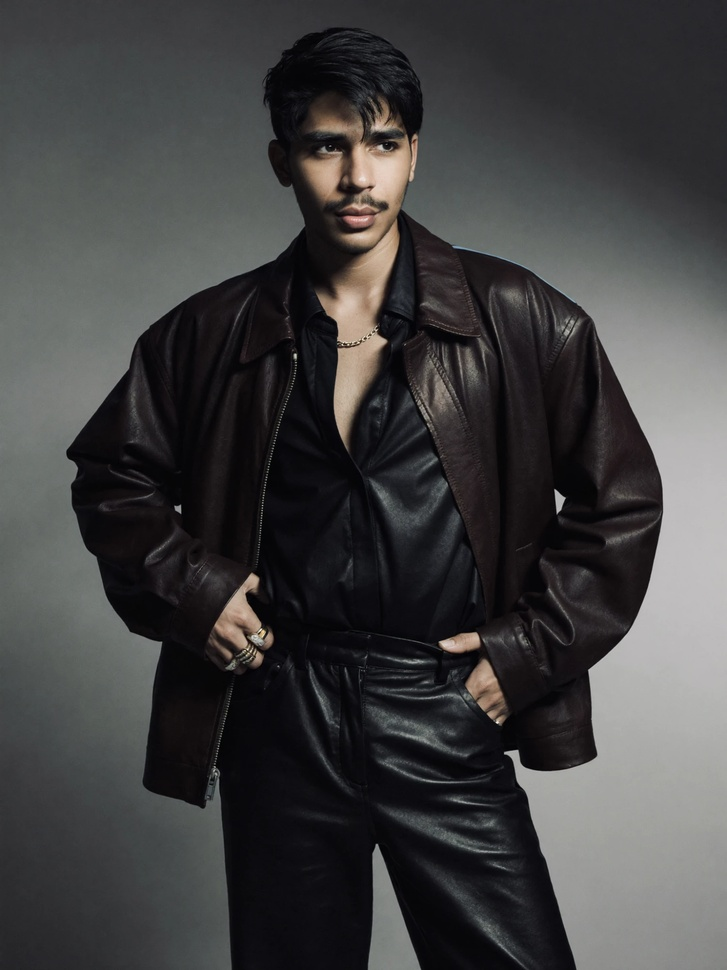
#> input picture source-photo.jpg, 727 x 970 px, shrunk from 1500 x 2000 before the run
$ python -i prep_photo.py   (imports and definitions only)
#> lines starting #> are read from the running program, lines starting #| are printed output that depends on the picture
#> further down, picture is the input picture: PIL image 727x970 RGB; mean R, G, B 65.2, 64.7, 65.1
#!/usr/bin/env python3
"""Local-only: remove background, boost contrast, composite onto white.

Run this once whenever you change source-photo.jpg. The daily CI workflow
never touches this script — only requests/beautifulsoup4 run there.
"""
import io
import sys
from pathlib import Path

import cv2
import numpy as np
from PIL import Image

ROOT = Path(__file__).resolve().parent.parent
SRC = ROOT / "source-photo.jpg"
OUT = ROOT / "prepped-photo.png"


def remove_background(im: Image.Image) -> Image.Image:
    from rembg import remove

    buf = io.BytesIO()
    im.save(buf, format="PNG")
    cut = remove(buf.getvalue())
    return Image.open(io.BytesIO(cut)).convert("RGBA")


def boost_contrast(im: Image.Image) -> Image.Image:
    arr = np.array(im.convert("RGB"))
    lab = cv2.cvtColor(arr, cv2.COLOR_RGB2LAB)
#> lab: shape (970, 727, 3); mean of channels 0, 1, 2 67.5, 128.3, 127.8
    l, a, b = cv2.split(lab)
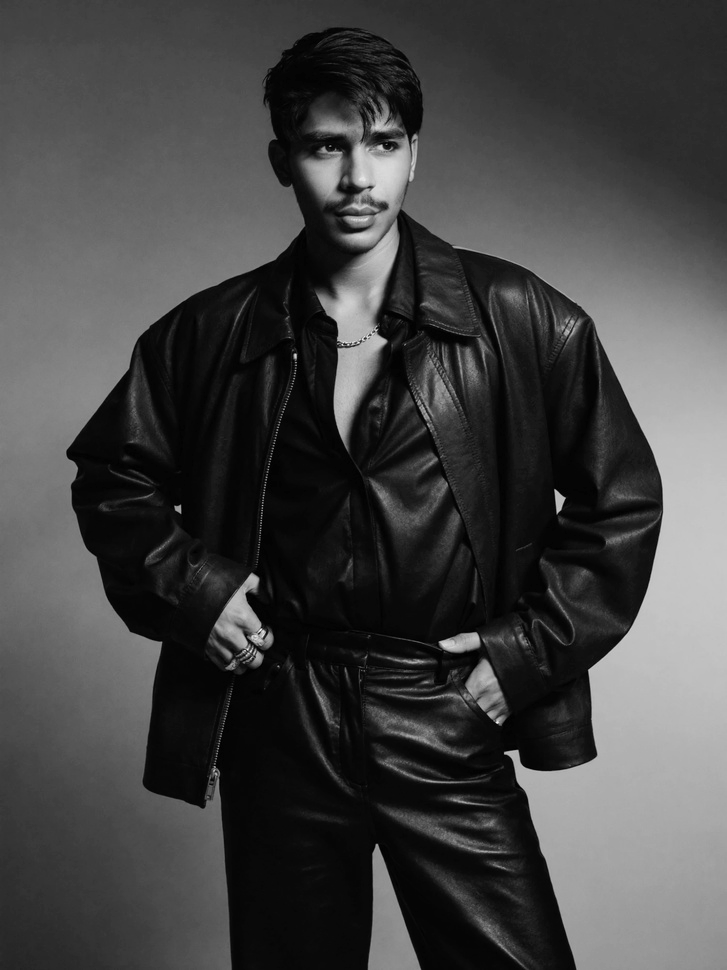
#> l: shape (970, 727); min 0, max 243, mean 67.5
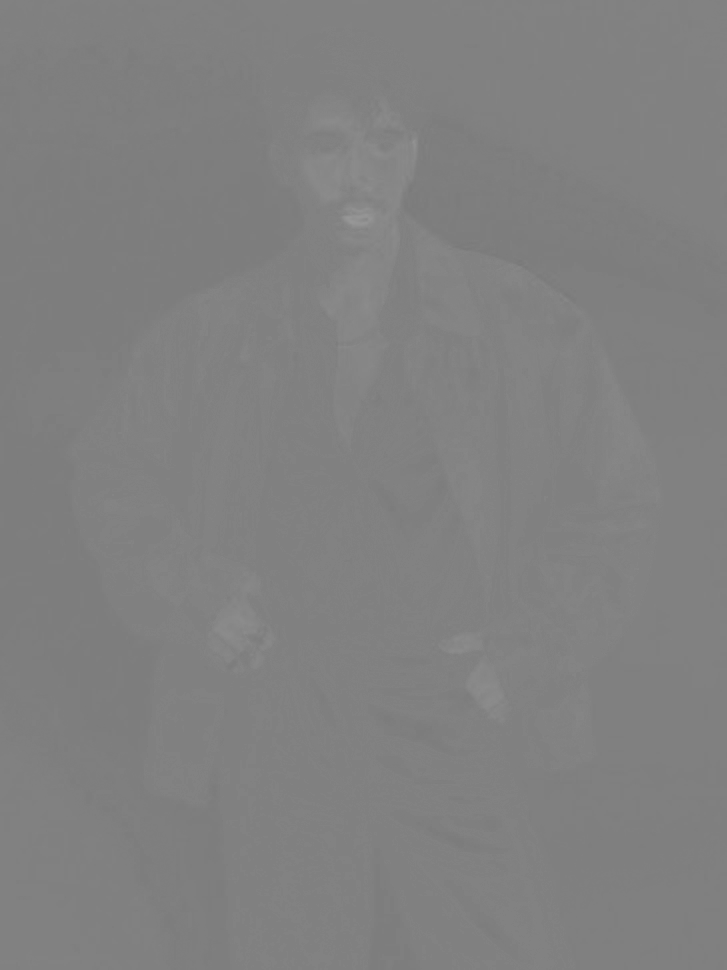
#> a: shape (970, 727); min 121, max 151, mean 128.3
    clahe = cv2.createCLAHE(clipLimit=2.5, tileGridSize=(8, 8))
    l = clahe.apply(l)
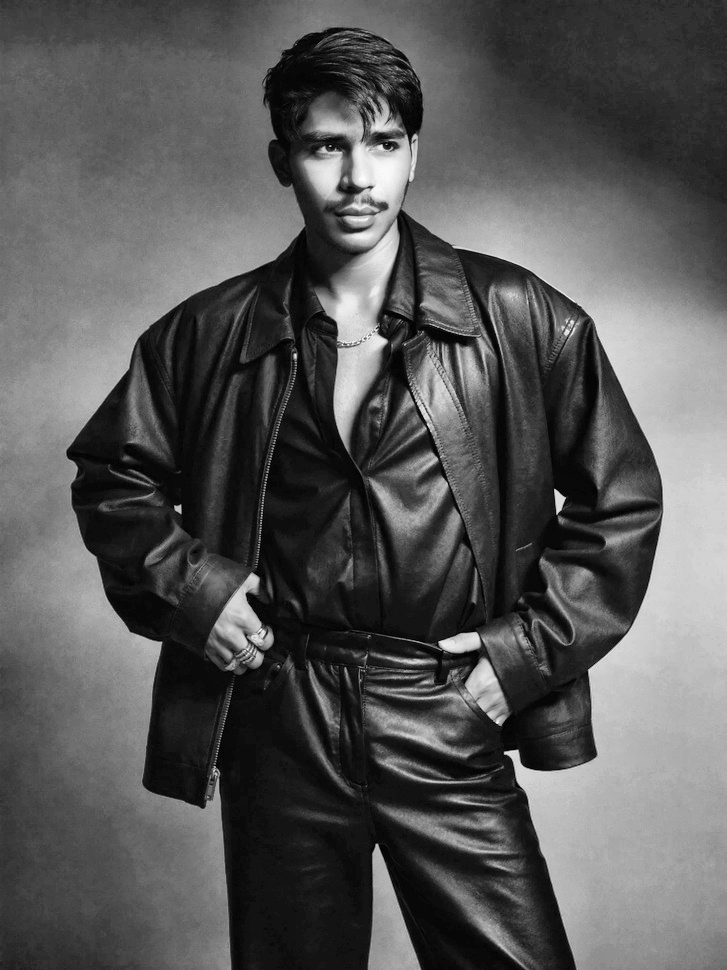
#> l: shape (970, 727); min 0, max 252, mean 87.1
    lab = cv2.merge((l, a, b))
#> lab: shape (970, 727, 3); mean of channels 0, 1, 2 87.1, 128.3, 127.8
    rgb = cv2.cvtColor(lab, cv2.COLOR_LAB2RGB)
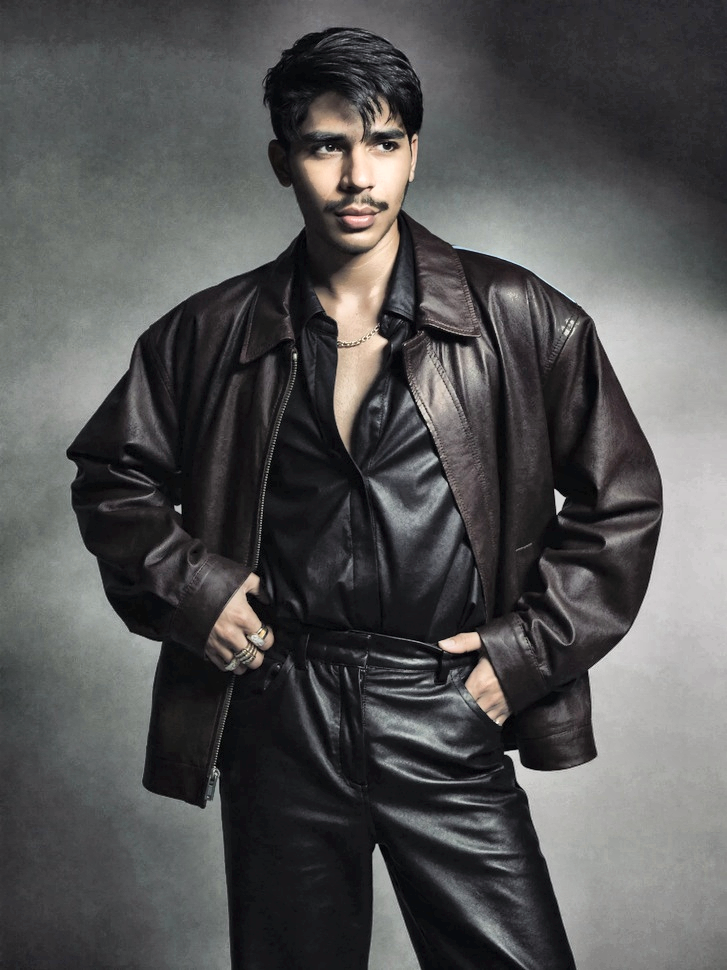
#> rgb: shape (970, 727, 3); mean R, G, B 83.6, 83.2, 83.3
    return Image.fromarray(rgb)


def composite_on_white(cut: Image.Image) -> Image.Image:
    bg = Image.new("RGBA", cut.size, (255, 255, 255, 255))
    bg.alpha_composite(cut)
    return bg.convert("RGB")


def main() -> None:
    if not SRC.exists():
        sys.exit(f"Missing {SRC} — place your photo there first.")

    im = Image.open(SRC).convert("RGB")
    cut = remove_background(im)
    composited = composite_on_white(cut)
    final = boost_contrast(composited)
    final.save(OUT)
    print(f"Wrote {OUT} ({final.size[0]}x{final.size[1]})")


# [2 lines not run here, left out]

>>> from PIL import Image
>>> picture = Image.open('../source-photo.jpg')
>>> result = boost_contrast(picture)
